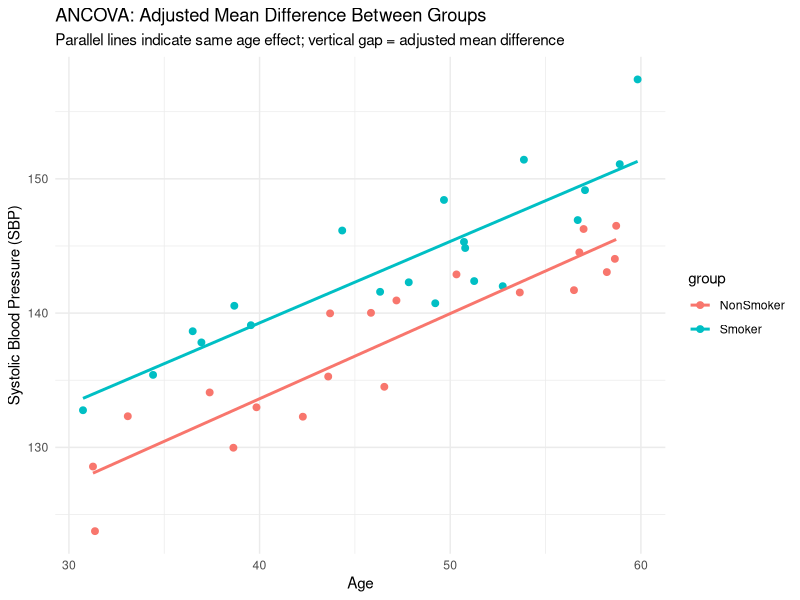

Recreate this plot in R.
# ---------------- ANCOVA Example ----------------
# Relationship between SBP (blood pressure), smoking status, and age
# Result:

# The parallels are fit by observations in each group.
# The distance between them at any point is 5, which is the same as the real difference in the true model.
# In the printout, the difference between the two emmeans are also 5. 
# Verified that the following is the correct way to calculate emmeans.

# emmeans_smoker = 108.83+5.45*1+0.6218*average_age
# emmeans_non_smoker = 108.8331+5.4563*0+0.6218*average_age


# Step 1: Simulate data
set.seed(123)
n <- 40
age <- runif(n, 30, 60)                       # Covariate
group <- rep(c("NonSmoker", "Smoker"), each = n/2)  # Categorical variable

# True model: SBP increases with age, smokers have +5 offset
SBP <- 110 + 0.6 * age + ifelse(group == "Smoker", 5, 0) + rnorm(n, 0, 3)

data <- data.frame(SBP, age, group)

# Step 2: Fit ANCOVA model
model <- lm(SBP ~ group + age, data = data)
summary(model)

# Step 3: Check adjusted means (least squares means)
library(emmeans)
emmeans(model, specs = "group")

# Step 4: Visualization
library(ggplot2)

ggplot(data, aes(x = age, y = SBP, color = group)) +
  geom_point(size = 2) +
  geom_smooth(method = "lm", se = FALSE) +
  labs(
    title = "ANCOVA: Adjusted Mean Difference Between Groups",
    subtitle = "Parallel lines indicate same age effect; vertical gap = adjusted mean difference",
    x = "Age",
    y = "Systolic Blood Pressure (SBP)"
  ) +
  theme_minimal()
# -------------------------------------------------
